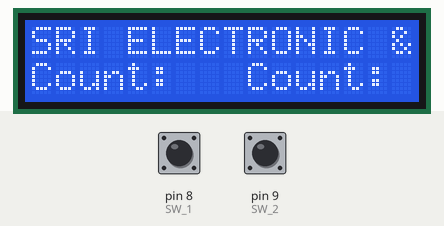
Simulated run of this sketch. Board: Arduino Uno, built with avr-gcc and run on an emulated ATmega328P. Parts: 16×2 character LCD. Inputs (shaded band) come from the test bench; at power-on: pin 8 (SW_1) LOW, pin 9 (SW_2) LOW.

Above: at 2.2 s.
2.3 s: pin 8 (SW_1) pulled HIGH for 3.2 s
At 6.7 s:
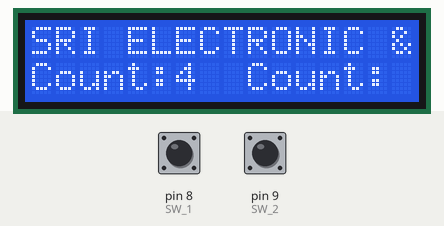
7.0 s: pin 9 (SW_2) pulled HIGH for 0.3 s
At 7.9 s:
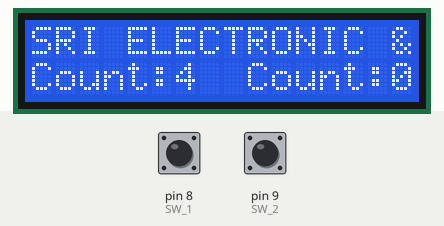
9.6 s: pin 8 (SW_1) pulled HIGH for 3.2 s
At 13.3 s:
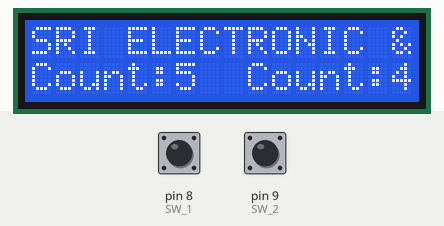
14.3 s: pin 9 (SW_2) pulled HIGH for 1 s
At 15.1 s:
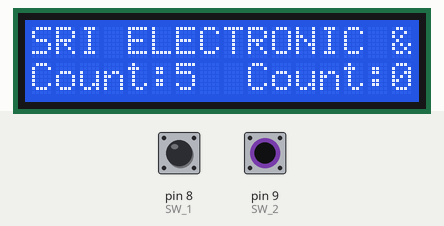
Timing chart, 0 to 17.3 s (numbered marks = the images above; inputs shaded):
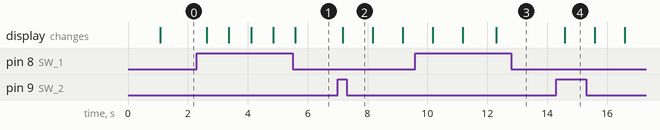

Measured:
- after the input at 2.3 s, the display: first changes after 0.33 s (image 1 shows a later state)
- after the input at 7.0 s, the display: changes after 0.17 s (image 2)
- after the input at 14.3 s, the display: changes after 0.29 s (image 4)

The sketch:

LCD_0-9_USER_DEFINE.ino
```cpp
#include <LiquidCrystal.h>
LiquidCrystal lcd(7, 6, 5, 4, 3, 2);

int i,j;

int SW_1=8;
int SW_2=9;

int val_1=0;
int val_2=0;

int once_1=0;
int once_2=0;

void setup()
{
  lcd.begin(16, 2);

  lcd.setCursor(0,0);
  lcd.print("SRI ELECTRONIC & EMBEDDED SOLUTIONS");
  delay(1000);

  lcd.setCursor(0,1);
  lcd.print("Count:");

  lcd.setCursor(9,1);
  lcd.print("Count:");

  pinMode(SW_1,INPUT);
  pinMode(SW_2,INPUT);

}
void loop()
{
  val_1=digitalRead(SW_1);
  delay(120);
  if(val_1 != LOW)
  {
    if(once_1 == 0);
    {
      lcd.setCursor(6,1);
      lcd.print(i);
      i++;
      if(i>9)
      {
        i=0;
      }
      delay(500);
      once_1=1;
    }
  }
  else
  {
    once_1=0;
  }

  val_2=digitalRead(SW_2);
  delay(120);

  if(val_2 != LOW)
  {

    for(j=0;j<i;j++)
    {
      lcd.setCursor(15,1);
      lcd.print(j);
      delay(1000);
    }
  }
}
```
